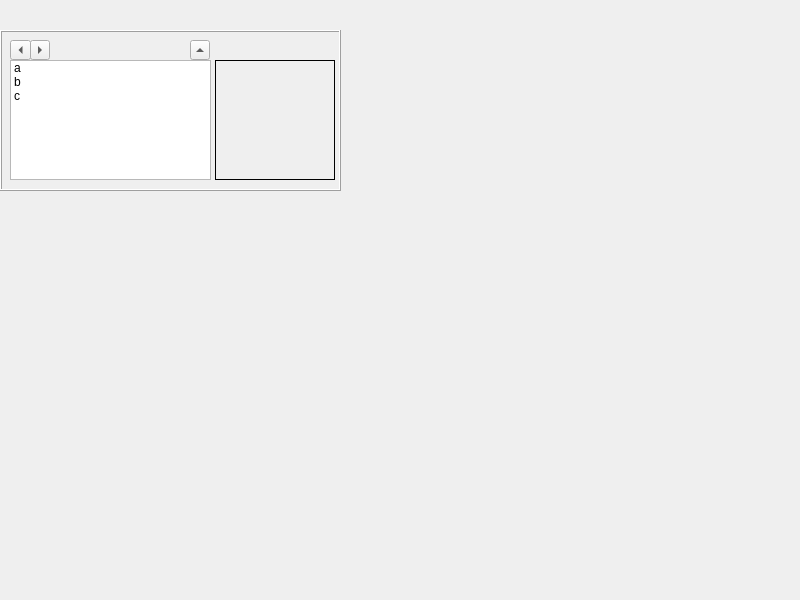
<?xml version="1.0" encoding="UTF-8"?>
<ui version="4.0">
 <class>MainWindow</class>
 <widget class="QMainWindow" name="MainWindow">
  <property name="geometry">
   <rect>
    <x>0</x>
    <y>0</y>
    <width>800</width>
    <height>600</height>
   </rect>
  </property>
  <property name="windowTitle">
   <string>MainWindow</string>
  </property>
  <widget class="QWidget" name="centralwidget">
   <widget class="QFrame" name="frame">
    <property name="geometry">
     <rect>
      <x>0</x>
      <y>30</y>
      <width>341</width>
      <height>161</height>
     </rect>
    </property>
    <property name="frameShape">
     <enum>QFrame::Box</enum>
    </property>
    <property name="frameShadow">
     <enum>QFrame::Raised</enum>
    </property>
    <widget class="QListWidget" name="listWidget">
     <property name="geometry">
      <rect>
       <x>10</x>
       <y>30</y>
       <width>201</width>
       <height>120</height>
      </rect>
     </property>
     <item>
      <property name="text">
       <string>a</string>
      </property>
     </item>
     <item>
      <property name="text">
       <string>b</string>
      </property>
     </item>
     <item>
      <property name="text">
       <string>c</string>
      </property>
     </item>
    </widget>
    <widget class="QLabel" name="label_4">
     <property name="geometry">
      <rect>
       <x>215</x>
       <y>30</y>
       <width>120</width>
       <height>120</height>
      </rect>
     </property>
     <property name="minimumSize">
      <size>
       <width>120</width>
       <height>120</height>
      </size>
     </property>
     <property name="maximumSize">
      <size>
       <width>120</width>
       <height>120</height>
      </size>
     </property>
     <property name="frameShape">
      <enum>QFrame::Box</enum>
     </property>
     <property name="text">
      <string/>
     </property>
     <property name="pixmap">
      <pixmap>../UI/noImage_02.png</pixmap>
     </property>
     <property name="scaledContents">
      <bool>true</bool>
     </property>
    </widget>
    <widget class="QToolButton" name="toolButton">
     <property name="geometry">
      <rect>
       <x>10</x>
       <y>10</y>
       <width>21</width>
       <height>20</height>
      </rect>
     </property>
     <property name="text">
      <string>...</string>
     </property>
     <property name="arrowType">
      <enum>Qt::LeftArrow</enum>
     </property>
    </widget>
    <widget class="QToolButton" name="toolButton_2">
     <property name="geometry">
      <rect>
       <x>30</x>
       <y>10</y>
       <width>20</width>
       <height>20</height>
      </rect>
     </property>
     <property name="text">
      <string>...</string>
     </property>
     <property name="arrowType">
      <enum>Qt::RightArrow</enum>
     </property>
    </widget>
    <widget class="QToolButton" name="toolButton_3">
     <property name="geometry">
      <rect>
       <x>190</x>
       <y>10</y>
       <width>20</width>
       <height>20</height>
      </rect>
     </property>
     <property name="text">
      <string>...</string>
     </property>
     <property name="arrowType">
      <enum>Qt::UpArrow</enum>
     </property>
    </widget>
    <zorder>listWidget</zorder>
    <zorder>label_4</zorder>
    <zorder>groupBox</zorder>
    <zorder>groupBox</zorder>
    <zorder>toolButton</zorder>
    <zorder>toolButton_2</zorder>
    <zorder>toolButton_3</zorder>
   </widget>
  </widget>
 </widget>
 <resources/>
 <connections/>
</ui>
